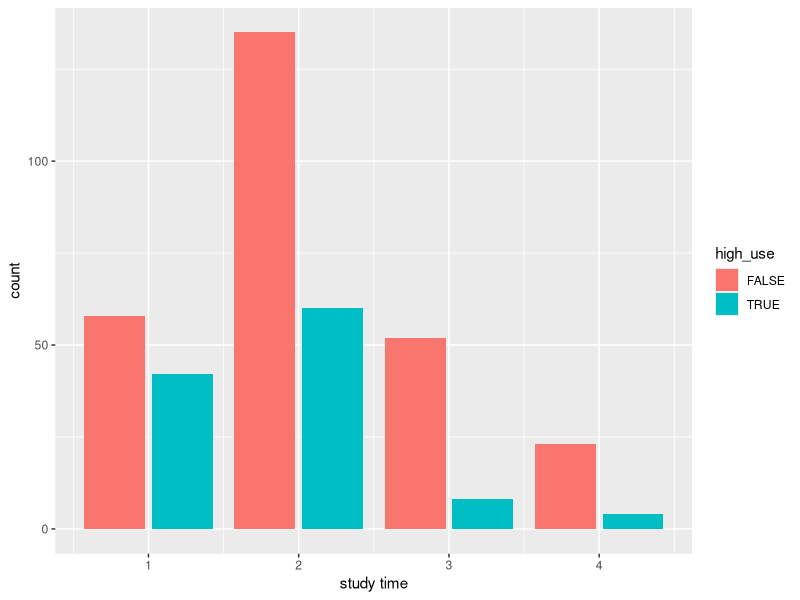
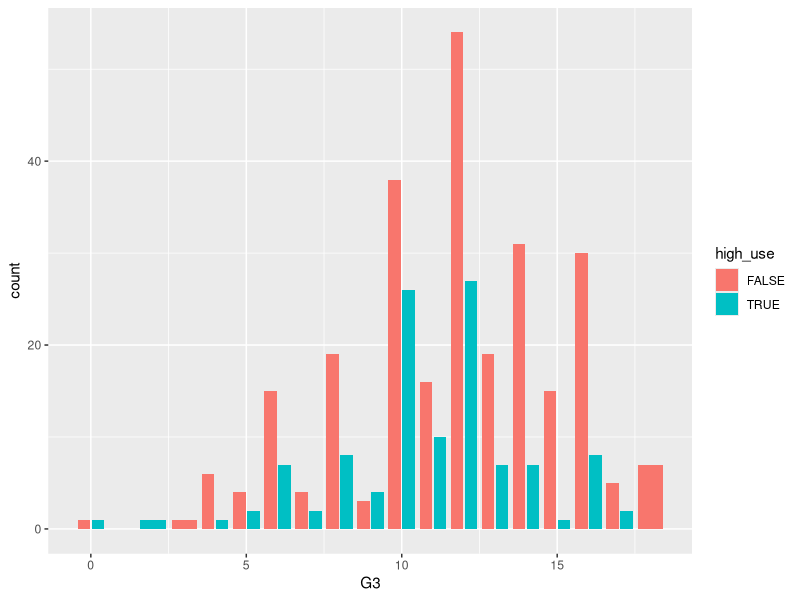
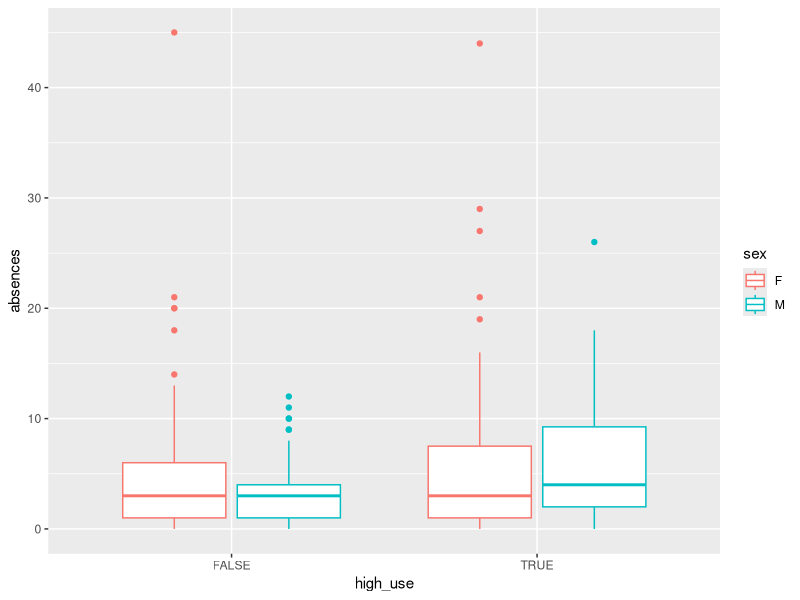
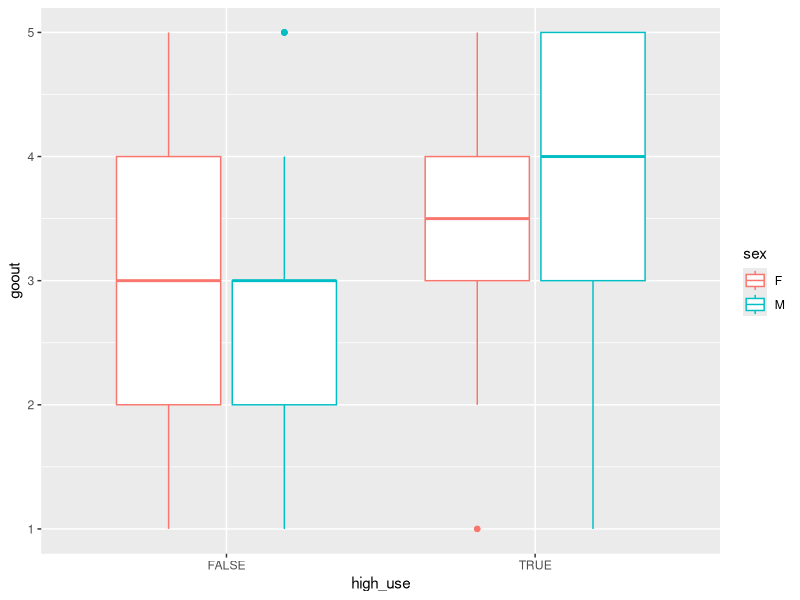
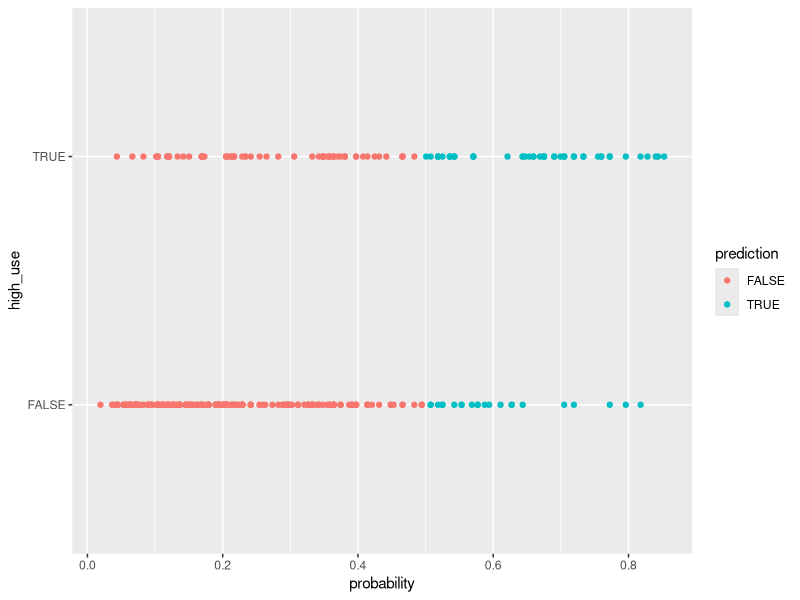

R code for these plots, in order:
## ---- chunk 1
# Clear memory.
rm(list = ls())

# Packages required by this script.
library(dplyr)
library(GGally)
library(ggplot2)
library(boot)

## ---- chunk 2
alc <- as.data.frame(read.table('data/alc.csv',  sep="\t", header=TRUE))

## ---- chunk 3
glimpse(alc)
## ---- chunk 4
summary(alc[c('studytime', 'goout', 'absences', 'G3')])
## ---- chunk 5
v1 <- ggplot(data = alc, aes(studytime)) 
v1 + geom_bar(aes(fill = high_use), stat="count", position = "dodge2") + xlab('study time')

v2 <- ggplot(data = alc, aes(G3))
v2 + geom_bar(aes(fill = high_use), stat="count", position = "dodge2") + xlab('G3')

v3 <- ggplot(data = alc, aes(x = high_use, y=absences, col = sex))
v3 + geom_boxplot() + xlab("high_use")

v4 <- ggplot(data = alc, aes(x = high_use, y=goout, col = sex))
v4 + geom_boxplot() + xlab("high_use")
## ---- chunk 6
m <- glm(high_use ~  + studytime + goout + absences + G3, data = alc, family = "binomial")
summary(m)
## ---- chunk 7
OR <- exp(coef(m))
OR
## ---- chunk 8
CI <-exp(confint(m))
cbind(OR, CI)
## ---- chunk 9
m <- glm(high_use ~ studytime + goout + absences, data = alc, family = "binomial")
summary(m)
cbind(exp(coef(m)), exp(confint(m)))
## ---- chunk 10

# Predict the probability of high_use
probabilities <- predict(m, type = "response")

# Add the predicted probabilities to 'alc'
alc <- mutate(alc, probability = probabilities)

# Use the probabilities to make a prediction of high_use
alc <- mutate(alc, prediction = probability > 0.5)

# Tabulate the target variable versus the predictions
tbl <- table(high_use = alc$high_use, prediction = alc$prediction)
addmargins(tbl)
round(addmargins(prop.table(tbl)), 2)
## ---- chunk 11
g = ggplot(alc, aes(x = probability, y = high_use, col=prediction))
g+geom_point()
## ---- chunk 12
loss_func = function(class, prob) {
  n_wrong = abs(class - prob) > 0.5
  mean(n_wrong)
}
# Call loss_func to compute the average number of wrong predictions in the (training) data
loss_func(class = alc$high_use, prob = alc$probability)
## ---- chunk 13
# 10-fold cross-validation
cv <- cv.glm(data = alc, cost = loss_func, glmfit = m, K = 10)

# Print the average number of wrong predictions in the cross validation
cv$delta[1]
## ---- chunk 14
m_2 <- glm(high_use ~ studytime + goout + absences + sex, data = alc, family = "binomial")
# Summary of the model
summary(m_2)
#Calculations of the odds of ratios and the confidence interval
cbind(exp(coef(m_2)), exp(confint(m_2)))
# Prediction of the probability
probabilities_2 <- predict(m_2, type = "response")
# Probabilities to alc
alc <- mutate(alc, probability_2 = probabilities_2)
# Calculate a logical high use value based on probabilities.
alc <- mutate(alc, prediction_2 = probability_2 > 0.5)
# Recalculation of cross-validation and print the average number of wrong predictions.
cv_2 <- cv.glm(data = alc, cost = loss_func, glmfit = m_2, K = 10)
cv_2$delta[1]
